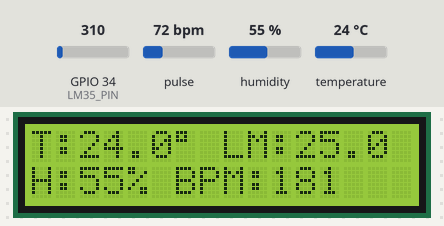
Simulated run of this sketch. Board: ESP32. Shown: 16×2 character LCD. Inputs (shaded band) come from the test bench; at power-on: pulse 72 bpm, temperature 24 °C, GPIO 34 (LM35_PIN) = 310, humidity 55 %. What the sketch prints to the serial monitor is not drawn.

Above: at 3.2 s.
3.3 s: pulse set to 70 bpm
At 6.1 s:
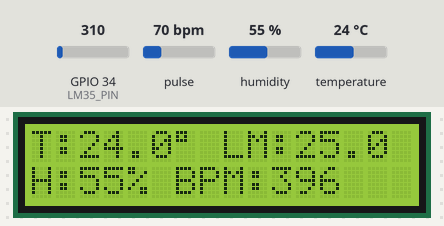
6.7 s: temperature set to 1 °C
At 9.6 s:
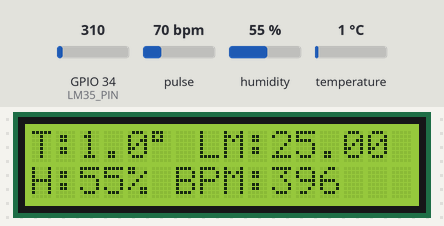
9.9 s: GPIO 34 (LM35_PIN) set to 93
At 11.1 s:
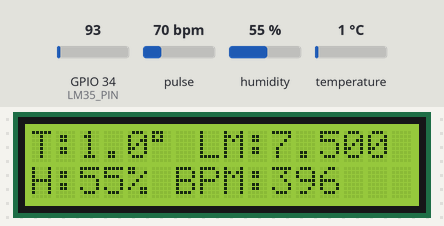
11.4 s: humidity set to 22 %
At 13.7 s:
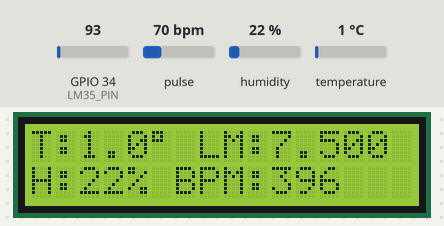
14.1 s: GPIO 34 (LM35_PIN) set to 186
At 15.2 s:
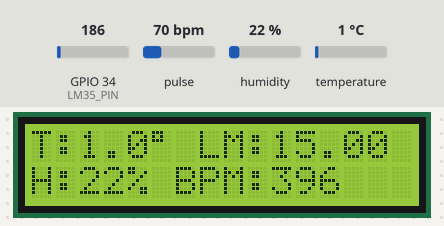
15.7 s: temperature set to 12 °C
At 18.1 s:
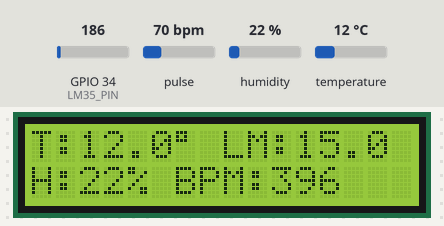
Timing chart, 0 to 19.2 s (numbered marks = the images above; inputs shaded):
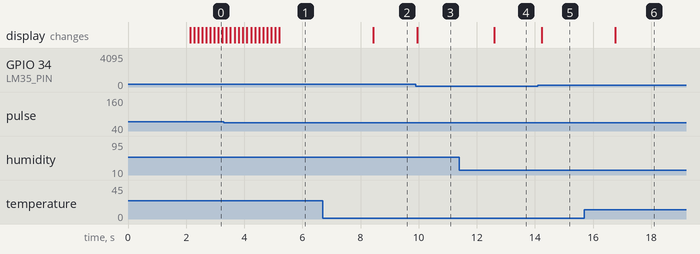

Measured:
- after the input at 6.7 s, the display: changes after 1.7 s (image 2)
- after the input at 9.9 s, the display: changes after 0.06 s (image 3)
- after the input at 11.4 s, the display: changes after 1.2 s (image 4)
- after the input at 14.1 s, the display: changes after 0.14 s (image 5)
- after the input at 15.7 s, the display: changes after 1.1 s (image 6)

The sketch:

tubesiot.ino
```cpp
#include <Wire.h>
#include <hd44780.h>
#include <hd44780ioClass/hd44780_I2Cexp.h>

#include "DHT.h"
#include "MAX30105.h"

// =====================
// PIN SETUP
// =====================
#define DHTPIN 5
#define DHTTYPE DHT11
#define LM35_PIN 34

// MAX30102 PINS (Wire1)
#define MAX_SDA 18
#define MAX_SCL 19

// =====================
hd44780_I2Cexp lcd;
DHT dht(DHTPIN, DHTTYPE);
MAX30105 sensor;

// BPM smoothing variables
float bpmAvg = 0;
float bpmSmooth = 0;
float smoothFactor = 0.85;

unsigned long lastBeatTime = 0;

// =====================
// Custom beat detection
// =====================
long lastIRfiltered = 0;

bool detectBeat(long ir) {
  long filtered = (0.9 * lastIRfiltered) + (0.1 * ir);

  bool beat = false;
  if (filtered > lastIRfiltered + 1000) beat = true;

  lastIRfiltered = filtered;
  return beat;
}

// =====================
void setup() {
  Serial.begin(115200);

  // LCD
  Wire.begin(21, 22);
  lcd.begin(16, 2);
  lcd.backlight();

  // DHT
  dht.begin();

  // MAX30102
  Wire1.begin(MAX_SDA, MAX_SCL);
  if (!sensor.begin(Wire1)) {
    Serial.println("MAX30102 NOT FOUND!");
    lcd.print("MAX FAILED!");
    while (1);
  }

  sensor.setup();
  sensor.setPulseAmplitudeRed(0x1F);
  sensor.setPulseAmplitudeIR(0x1F);

  lcd.clear();
  lcd.print("ALL SENSOR READY");
  delay(2000);
  lcd.clear();
}

// =====================
void loop() {

  // -------- DHT --------
  float h = dht.readHumidity();
  float t = dht.readTemperature();

  // -------- LM35 --------
  int raw = analogRead(LM35_PIN);
  float volt = raw * (3.3 / 4095.0);
  float lmTemp = volt * 100;

  // -------- MAX30102 --------
  long irValue = sensor.getIR();
  float rawBPM = 0;

  if (irValue > 50000) {
    if (detectBeat(irValue)) {
      unsigned long now = millis();
      float bpm = 60.0 / ((now - lastBeatTime) / 1000.0);
      lastBeatTime = now;

      rawBPM = bpm;

      // smoothing
      bpmAvg = bpmAvg * 0.8 + bpm * 0.2;
      bpmSmooth = bpmSmooth * smoothFactor + bpmAvg * (1 - smoothFactor);
    }
  }

  // -------- SERIAL --------
  Serial.print("IR: "); Serial.print(irValue);
  Serial.print(" | Raw BPM: "); Serial.print(rawBPM);
  Serial.print(" | Avg BPM: "); Serial.print(bpmAvg);
  Serial.print(" | Smooth BPM: "); Serial.println(bpmSmooth);

  // -------- LCD --------
  lcd.setCursor(0, 0);
  lcd.print("T:");
  lcd.print(t, 1);
  lcd.print((char)223);
  lcd.print(" LM:");
  lcd.print(lmTemp, 1);

  lcd.setCursor(0, 1);
  lcd.print("H:");
  lcd.print(h, 0);
  lcd.print("% BPM:");
  lcd.print((int)bpmSmooth);
  lcd.print(" ");

  delay(100);
}
```
